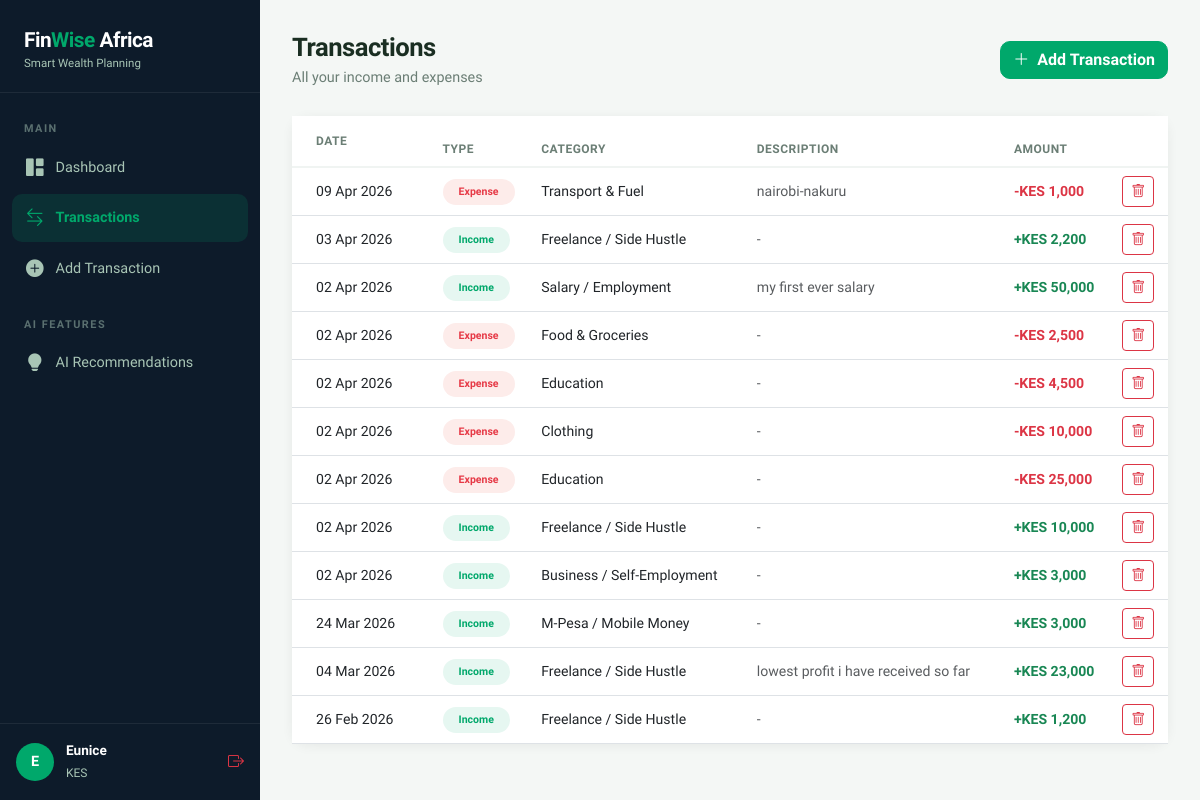
The app's page /transactions (signed in) with its own data.
### models/user.py (models this page shows, shortened)
class User(UserMixin, db.Model):
    __tablename__ = 'users'
    id = db.Column(db.Integer, primary_key=True)
    full_name = db.Column(db.String(100), nullable=False)
    email = db.Column(db.String(120), unique=True, nullable=False)
    password_hash = db.Column(db.String(256), nullable=False)
    currency = db.Column(db.String(10), default='KES')
    monthly_income_target = db.Column(db.Float, default=0.0)
    created_at = db.Column(db.DateTime, default=db.func.now())
    transactions = db.relationship('Transaction', backref='user', lazy=True)
    savings = db.relationship('Savings', backref='user', lazy=True)

### models/transaction.py (models this page shows, shortened)
class Transaction(db.Model):
    __tablename__ = 'transactions'
    id = db.Column(db.Integer, primary_key=True)
    user_id = db.Column(db.Integer, db.ForeignKey('users.id'), nullable=False)
    type = db.Column(db.String(20), nullable=False)  # 'income' or 'expense'
    category = db.Column(db.String(50), nullable=False)
    amount = db.Column(db.Float, nullable=False)
    description = db.Column(db.String(200))
    date = db.Column(db.Date, nullable=False, default=datetime.utcnow().date)
    created_at = db.Column(db.DateTime, default=datetime.utcnow)

### routes/transactions.py (the view)
@transactions_bp.route('/transactions')
@login_required
def index():
    transactions = Transaction.query.filter_by(user_id=current_user.id)\
        .order_by(Transaction.date.desc()).all()
    return render_template('transactions/index.html', transactions=transactions)

### app.py (called while the page is built)
def create_app():
    app = Flask(__name__)
    app.config.from_object(Config)
    db.init_app(app)
    login_manager = LoginManager()
    login_manager.init_app(app)
    login_manager.login_view = 'auth.login'
    login_manager.login_message_category = 'warning'
    @login_manager.user_loader
    def load_user(user_id):
        return User.query.get(int(user_id))
    from routes.auth import auth_bp
    from routes.dashboard import dashboard_bp
    from routes.transactions import transactions_bp
    from routes.recommendations import recommendations_bp
    app.register_blueprint(auth_bp)
    app.register_blueprint(dashboard_bp)
    app.register_blueprint(transactions_bp)
    app.register_blueprint(recommendations_bp)
    @app.route('/')
    def index():
        return redirect(url_for('dashboard.index'))
    with app.app_context():
        db.create_all()
    return app

### templates/transactions/index.html (shortened to what this page needs)
{% extends 'base.html' %}
{% block content %}
<div class="page-header d-flex justify-content-between align-items-center">
    <div>
        <h2>Transactions</h2>
        <p>All your income and expenses</p>
    </div>
    <a href="{{ url_for('transactions.add') }}" class="btn btn-primary">
        <i class="bi bi-plus-lg me-2"></i>Add Transaction
    </a>
</div>
<div class="card">
    {% if transactions %}
    <div class="table-responsive">
        <table class="table mb-0">
            <thead>
                <tr>
                    <th class="px-4 py-3">Date</th>
                    <th>Type</th>
                    <th>Category</th>
                    <th>Description</th>
                    <th>Amount</th>
                    <th></th>
                </tr>
            </thead>
            <tbody>
            {% for t in transactions %}
                <tr>
                    <td class="px-4">{{ t.date.strftime('%d %b %Y') }}</td>
                    <td>
                        <span class="badge rounded-pill px-3 py-2 {{ 'badge-income' if t.type == 'income' else 'badge-expense' }}">
                            {{ t.type.title() }}
                        </span>
                    </td>
                    <td>{{ t.category }}</td>
                    <td class="text-muted">{{ t.description or '-' }}</td>
                    <td class="fw-bold {{ 'text-success' if t.type == 'income' else 'text-danger' }}">
                        {{ '+' if t.type == 'income' else '-' }}{{ current_user.currency }} {{ "{:,.0f}".format(t.amount) }}
                    </td>
                    <td>
                        <a href="{{ url_for('transactions.delete', id=t.id) }}"
                           class="btn btn-sm btn-outline-danger"
                           onclick="return confirm('Delete this transaction?')">
                            <i class="bi bi-trash"></i>
                        </a>
                    </td>
                </tr>
            {% endfor %}
            </tbody>
        </table>
    </div>
    {% endif %}
</div>
{% endblock %}

### templates/base.html (shortened to what this page needs)
<!DOCTYPE html>
<html lang="en">
<head>
    <link href="https://cdn.jsdelivr.net/npm/bootstrap@5.3.0/dist/css/bootstrap.min.css" rel="stylesheet">
    <link href="https://cdn.jsdelivr.net/npm/bootstrap-icons@1.11.0/font/bootstrap-icons.css" rel="stylesheet">
</head>
<body>
{% if current_user.is_authenticated %}
<div class="sidebar">
    <div class="sidebar-brand">
        <h4>Fin<span>Wise</span> Africa</h4>
        <small>Smart Wealth Planning</small>
    </div>
    <nav class="sidebar-nav">
        <div class="sidebar-label">Main</div>
        <a href="{{ url_for('dashboard.index') }}" class="{{ 'active' if request.endpoint == 'dashboard.index' }}">
            <i class="bi bi-grid-1x2-fill"></i> Dashboard
        </a>
        <a href="{{ url_for('transactions.index') }}" class="{{ 'active' if 'transactions' in request.endpoint }}">
            <i class="bi bi-arrow-left-right"></i> Transactions
        </a>
        <a href="{{ url_for('transactions.add') }}">
            <i class="bi bi-plus-circle-fill"></i> Add Transaction
        </a>
        <div class="sidebar-label mt-3">AI Features</div>
        <a href="{{ url_for('recommendations.index') }}" class="{{ 'active' if 'recommendations' in request.endpoint }}">
            <i class="bi bi-lightbulb-fill"></i> AI Recommendations
        </a>
    </nav>
    <div class="sidebar-user">
        <div class="user-avatar">{{ current_user.full_name[0].upper() }}</div>
        <div class="user-info">
            <strong>{{ current_user.full_name.split()[0] }}</strong>
            <small>{{ current_user.currency }}</small>
        </div>
        <a href="{{ url_for('auth.logout') }}" class="ms-auto text-danger" title="Logout">
            <i class="bi bi-box-arrow-right"></i>
        </a>
    </div>
</div>
<div class="main-content">
{% endif %}
    {% block content %}{% endblock %}
{% if current_user.is_authenticated %}
</div>
{% endif %}
</body>
</html>

### templates/base.html (style rules this page uses)
:root { --primary: #00A86B; --primary-dark: #007A4D; --primary-light: #E6F7F1; --accent: #FFB800; --danger: #E63946; --bg: #F4F7F5; --sidebar-bg: #0D1B2A; --sidebar-text: #A8C5B5; --sidebar-active: #00A86B; --card-bg: #FFFFFF; --text-main: #1A2E22; --text-muted: #6B7E75; }
* { box-sizing: border-box; }
body { font-family: 'Plus Jakarta Sans', sans-serif; background: var(--bg); color: var(--text-main); margin: 0; }
.sidebar { width: 260px; min-height: 100vh; background: var(--sidebar-bg); position: fixed; top: 0; left: 0; display: flex; flex-direction: column; padding: 0; z-index: 100; transition: all 0.3s; }
.sidebar-brand { padding: 28px 24px 20px; border-bottom: 1px solid rgba(255,255,255,0.07); }
.sidebar-brand h4 { color: #fff; font-weight: 800; font-size: 1.3rem; margin: 0; letter-spacing: -0.5px; }
.sidebar-brand span { color: var(--primary); }
.sidebar-brand small { color: var(--sidebar-text); font-size: 0.72rem; display: block; margin-top: 2px; }
.sidebar-nav { padding: 20px 12px; flex: 1; }
.sidebar-label { color: rgba(168,197,181,0.5); font-size: 0.68rem; font-weight: 700; letter-spacing: 1.5px; text-transform: uppercase; padding: 8px 12px 6px; }
.sidebar-nav a { display: flex; align-items: center; gap: 12px; padding: 11px 14px; color: var(--sidebar-text); text-decoration: none; border-radius: 10px; font-size: 0.9rem; font-weight: 500; margin-bottom: 2px; transition: all 0.2s; }
.sidebar-nav a:hover, .sidebar-nav a.active { background: rgba(0,168,107,0.15); color: #fff; }
.sidebar-nav a.active { color: var(--primary); font-weight: 600; }
.sidebar-nav a i { font-size: 1.1rem; }
.sidebar-user { padding: 16px; border-top: 1px solid rgba(255,255,255,0.07); display: flex; align-items: center; gap: 12px; }
.user-avatar { width: 38px; height: 38px; border-radius: 50%; background: var(--primary); display: flex; align-items: center; justify-content: center; color: white; font-weight: 700; font-size: 0.9rem; flex-shrink: 0; }
.user-info small { color: var(--sidebar-text); font-size: 0.75rem; }
.user-info strong { color: #fff; font-size: 0.85rem; display: block; }
.main-content { margin-left: 260px; min-height: 100vh; padding: 32px; }
.page-header { margin-bottom: 28px; }
.page-header h2 { font-weight: 800; font-size: 1.6rem; margin: 0; letter-spacing: -0.5px; }
.page-header p { color: var(--text-muted); margin: 4px 0 0; font-size: 0.9rem; }
.card { border: none; border-radius: 16px; box-shadow: 0 2px 12px rgba(0,0,0,0.06); background: var(--card-bg); }
.btn-primary { background: var(--primary); border-color: var(--primary); font-weight: 600; border-radius: 10px; }
.badge-income { background: #E6F7F1; color: #00A86B; }
.badge-expense { background: #FDECEA; color: #E63946; }
.table th { font-size: 0.75rem; font-weight: 700; text-transform: uppercase; letter-spacing: 0.5px; color: var(--text-muted); border-bottom: 2px solid #F0F4F2; }
.table td { font-size: 0.88rem; vertical-align: middle; }

### records on screen
User: full_name "E", full_name "Eunice", currency "KES"
Transaction: date "09 Apr 2026", type "Expense", category "Transport & Fuel", description "nairobi-nakuru", type "-", amount "1,000"
Transaction: date "03 Apr 2026", type "Income", category "Freelance / Side Hustle", description "-", type "+", amount "2,200"
Transaction: date "02 Apr 2026", type "Income", category "Salary / Employment", description "my first ever salary", type "+", amount "50,000"
Transaction: date "02 Apr 2026", type "Expense", category "Food & Groceries", description "-", type "-", amount "2,500"
Transaction: date "02 Apr 2026", type "Expense", category "Education", description "-", type "-", amount "4,500"
Transaction: date "02 Apr 2026", type "Expense", category "Clothing", description "-", type "-", amount "10,000"
Transaction: date "02 Apr 2026", type "Expense", category "Education", description "-", type "-", amount "25,000"
Transaction: date "02 Apr 2026", type "Income", category "Freelance / Side Hustle", description "-", type "+", amount "10,000"
Transaction: date "02 Apr 2026", type "Income", category "Business / Self-Employment", description "-", type "+", amount "3,000"
Transaction: date "24 Mar 2026", type "Income", category "M-Pesa / Mobile Money", description "-", type "+", amount "3,000"
Transaction: date "04 Mar 2026", type "Income", category "Freelance / Side Hustle", description "lowest profit i have received so far", type "+", amount "23,000"
Transaction: date "26 Feb 2026", type "Income", category "Freelance / Side Hustle", description "-", type "+", amount "1,200"
